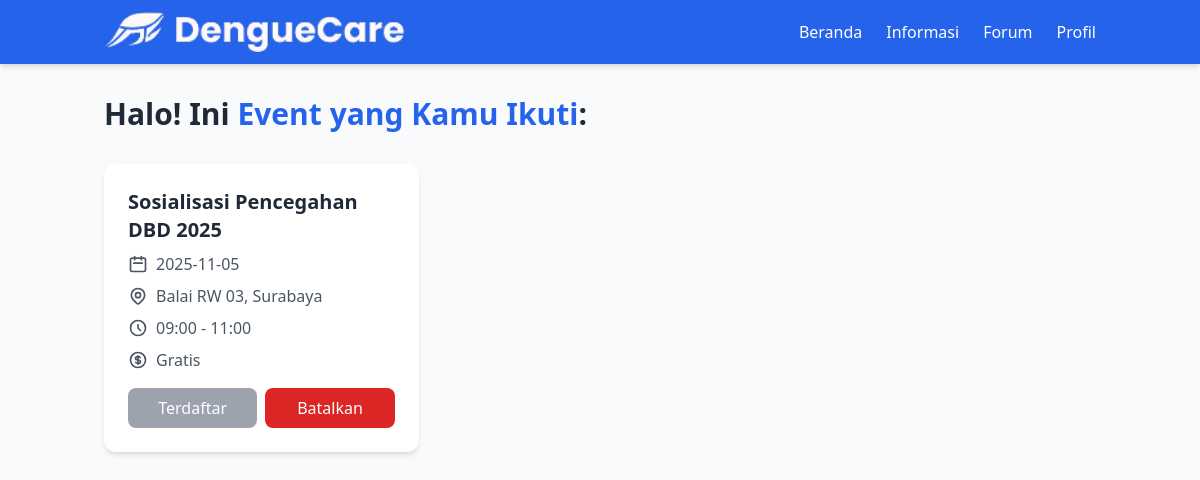
Page /main/home/eventsaya.php (signed in) on the committed database.
### tables this page shows
CREATE TABLE `list_event` (
  `id` int NOT NULL,
  `nama_event` varchar(100) DEFAULT NULL,
  `tanggal` date DEFAULT NULL,
  `lokasi` varchar(100) DEFAULT NULL,
  `waktu` varchar(50) DEFAULT NULL,
  `biaya` varchar(50) DEFAULT NULL
);

### main/home/eventsaya.php (the view, shortened to what this page needs)
<?php
include '../service/koneksi.php';
$id_warga = $_SESSION['id_warga'];
?>
<!DOCTYPE html>
<html lang="id">
<head>
    <script src="https://cdn.tailwindcss.com"></script>
</head>
<body class="bg-gray-50 font-sans">
    <nav class="bg-blue-600 text-white shadow-md">
        <div class="container mx-auto px-4 py-3 flex justify-between items-center">
            <img src="../assets/img/Logoputihkecil.png" alt="DengueCare Logo" class="h-10">
            <ul class="flex space-x-6">
                <li><a href="homewarga.php" class="font-medium hover:text-blue-200 transition">Beranda</a></li>
                <li><a href="#" class="font-medium hover:text-blue-200 transition">Informasi</a></li>
                <li><a href="#" class="font-medium hover:text-blue-200 transition">Forum</a></li>
                <li><a href="#" class="font-medium hover:text-blue-200 transition">Profil</a></li>
            </ul>
        </div>
    </nav>
    <div class="container mx-auto px-4 py-8">
        <div class="mb-8 animate-fade-in">
            <h1 class="text-3xl font-bold text-gray-800 mb-2">Halo! Ini
                <span class="text-blue-600">Event yang Kamu Ikuti</span>:
            </h1>
        </div>
        <div class="grid grid-cols-1 md:grid-cols-2 lg:grid-cols-3 gap-6" id="event-container">
            <?php
            $result = mysqli_query($conn, "
                SELECT e.* FROM list_event e
                JOIN event_warga ew ON e.id = ew.id_event
                WHERE ew.id_warga = '$id_warga'
            ");
            if (mysqli_num_rows($result) == 0): ?>
                <div class="col-span-full text-center py-12 animate-fade-in">
                    <svg xmlns="http://www.w3.org/2000/svg" class="h-16 w-16 mx-auto text-gray-400 mb-4" fill="none" viewBox="0 0 24 24" stroke="currentColor">
                        <path stroke-linecap="round" stroke-linejoin="round" stroke-width="2" d="M9.172 16.172a4 4 0 015.656 0M9 10h.01M15 10h.01M21 12a9 9 0 11-18 0 9 9 0 0118 0z" />
                    </svg>
                    <p class="text-lg text-gray-600">Belum ada event yang kamu ikuti.</p>
                    <a href="homewarga.php" class="mt-4 inline-block px-6 py-2 bg-blue-600 text-white rounded-lg hover:bg-blue-700 transition btn-hover">
                        Lihat Event Tersedia
                    </a>
                </div>
            <?php else:
                while ($e = mysqli_fetch_assoc($result)): ?>
                    <div class="bg-white rounded-xl shadow-md overflow-hidden card-hover animate-slide-in" id="event-<?= $e['id'] ?>">
                        <div class="p-6">
                            <h4 class="text-xl font-semibold text-gray-800 mb-2"><?= htmlspecialchars($e['nama_event']) ?></h4>
                            <div class="space-y-2 text-gray-600 mb-4">
                                <p class="flex items-center">
                                    <svg xmlns="http://www.w3.org/2000/svg" class="h-5 w-5 mr-2" fill="none" viewBox="0 0 24 24" stroke="currentColor">
                                        <path stroke-linecap="round" stroke-linejoin="round" stroke-width="2" d="M8 7V3m8 4V3m-9 8h10M5 21h14a2 2 0 002-2V7a2 2 0 00-2-2H5a2 2 0 00-2 2v12a2 2 0 002 2z" />
                                    </svg>
                                    <?= htmlspecialchars($e['tanggal']) ?>
                                </p>
                                <p class="flex items-center">
                                    <?= htmlspecialchars($e['lokasi']) ?>
                                </p>
                                <p class="flex items-center">
                                    <svg xmlns="http://www.w3.org/2000/svg" class="h-5 w-5 mr-2" fill="none" viewBox="0 0 24 24" stroke="currentColor">
                                        <path stroke-linecap="round" stroke-linejoin="round" stroke-width="2" d="M12 8v4l3 3m6-3a9 9 0 11-18 0 9 9 0 0118 0z" />
                                    </svg>
                                    <?= htmlspecialchars($e['waktu']) ?>
                                </p>
                                <p class="flex items-center">
                                    <?= htmlspecialchars($e['biaya']) ?>
                                </p>
                            </div>
                            <div class="flex space-x-2">
                                <button class="flex-1 px-4 py-2 bg-gray-400 text-white rounded-lg cursor-not-allowed" disabled>
                                    Terdaftar
                                </button>
                                <button type="button" onclick="cancelEvent(<?= $e['id'] ?>)"
                                        class="flex-1 px-4 py-2 bg-red-600 text-white rounded-lg hover:bg-red-700 transition btn-hover">
                                    Batalkan
                                </button>
                            </div>
                        </div>
                    </div>
            <?php endwhile; endif; ?>
        </div>
    </div>
</body>
</html>

### main/home/eventsaya.php (style rules this page uses)
.animate-fade-in { animation: fadeIn 0.5s ease-out forwards; }
.animate-slide-in { animation: slideInRight 0.5s ease-out forwards; }
.card-hover { transition: all 0.3s ease; }
.btn-hover { transition: all 0.2s ease; }

### rows in the picture
list_event: nama_event "Sosialisasi Pencegahan DBD 2025", tanggal "2025-11-05", lokasi "Balai RW 03, Surabaya", waktu "09:00 - 11:00", biaya "Gratis"
